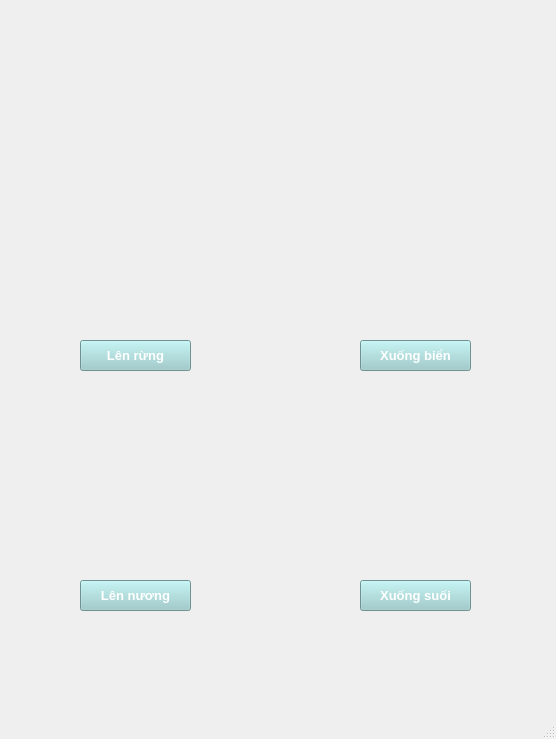
<?xml version="1.0" encoding="UTF-8"?>
<ui version="4.0">
 <class>MainWindow</class>
 <widget class="QMainWindow" name="MainWindow">
  <property name="geometry">
   <rect>
    <x>0</x>
    <y>0</y>
    <width>556</width>
    <height>739</height>
   </rect>
  </property>
  <property name="windowTitle">
   <string>MainWindow</string>
  </property>
  <widget class="QWidget" name="centralwidget">
   <widget class="QLabel" name="label">
    <property name="geometry">
     <rect>
      <x>0</x>
      <y>0</y>
      <width>551</width>
      <height>691</height>
     </rect>
    </property>
    <property name="text">
     <string/>
    </property>
    <property name="pixmap">
     <pixmap>../../../../Downloads/Green Water color Page Border A3 Poster (21).png</pixmap>
    </property>
    <property name="scaledContents">
     <bool>true</bool>
    </property>
   </widget>
   <widget class="QPushButton" name="btnCtn">
    <property name="geometry">
     <rect>
      <x>80</x>
      <y>340</y>
      <width>111</width>
      <height>31</height>
     </rect>
    </property>
    <property name="font">
     <font>
      <pointsize>10</pointsize>
      <weight>75</weight>
      <bold>true</bold>
     </font>
    </property>
    <property name="styleSheet">
     <string notr="true">background-color:#99CCCC;
color:White;
font-weight: bold;
</string>
    </property>
    <property name="text">
     <string>Lên rừng</string>
    </property>
   </widget>
   <widget class="QPushButton" name="btnCtn_2">
    <property name="geometry">
     <rect>
      <x>360</x>
      <y>340</y>
      <width>111</width>
      <height>31</height>
     </rect>
    </property>
    <property name="font">
     <font>
      <pointsize>10</pointsize>
      <weight>75</weight>
      <bold>true</bold>
     </font>
    </property>
    <property name="styleSheet">
     <string notr="true">background-color:#99CCCC;
color:White;
font-weight: bold;</string>
    </property>
    <property name="text">
     <string>Xuống biển</string>
    </property>
   </widget>
   <widget class="QPushButton" name="btnCtn_4">
    <property name="geometry">
     <rect>
      <x>360</x>
      <y>580</y>
      <width>111</width>
      <height>31</height>
     </rect>
    </property>
    <property name="font">
     <font>
      <pointsize>10</pointsize>
      <weight>75</weight>
      <bold>true</bold>
     </font>
    </property>
    <property name="styleSheet">
     <string notr="true">background-color:#99CCCC;
color:White;
font-weight: bold;</string>
    </property>
    <property name="text">
     <string>Xuống suối</string>
    </property>
   </widget>
   <widget class="QPushButton" name="btnCtn_3">
    <property name="geometry">
     <rect>
      <x>80</x>
      <y>580</y>
      <width>111</width>
      <height>31</height>
     </rect>
    </property>
    <property name="font">
     <font>
      <pointsize>10</pointsize>
      <weight>75</weight>
      <bold>true</bold>
     </font>
    </property>
    <property name="styleSheet">
     <string notr="true">background-color:#99CCCC;
color:White;
font-weight: bold;</string>
    </property>
    <property name="text">
     <string>Lên nương</string>
    </property>
   </widget>
  </widget>
  <widget class="QMenuBar" name="menubar">
   <property name="geometry">
    <rect>
     <x>0</x>
     <y>0</y>
     <width>556</width>
     <height>26</height>
    </rect>
   </property>
  </widget>
  <widget class="QStatusBar" name="statusbar"/>
 </widget>
 <resources/>
 <connections/>
</ui>
